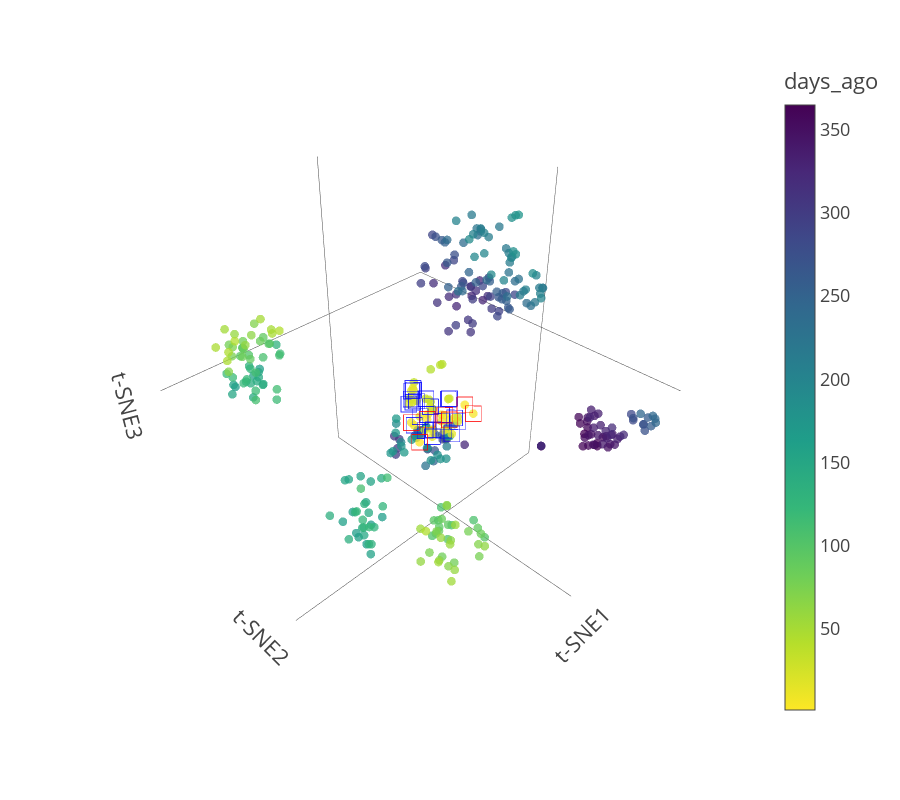

The code cell stored with this chart in its notebook:
### Code cell
# Prep the data
df_numeric = model_df.drop(columns='date_column', errors='ignore')
df_numeric = df_numeric.fillna(0)

# Standardize using Min-Max Scaling
scaler = MinMaxScaler()
df_scaled = pd.DataFrame(scaler.fit_transform(df_numeric), columns=df_numeric.columns).iloc[-365:, :]

# t-SNE dimensionality reduction
tsne = TSNE(n_components=3, random_state=2225, perplexity=30, n_iter=1000)
tsne_results = tsne.fit_transform(df_scaled)

# Add t-SNE results back to the DataFrame
df_scaled['t-SNE1'] = tsne_results[:, 0]
df_scaled['t-SNE2'] = tsne_results[:, 1]
df_scaled['t-SNE3'] = tsne_results[:, 2]

# Add back in a date col for hover labeling
df_scaled['date'] = pd.to_datetime(model_df['date_column'].iloc[-100:])  # Ensure correct slicing
df_scaled['Date'] = df_scaled['date'].dt.strftime('%m-%d-%Y')  # Format as DD-MM-YYYY
df_scaled['days_ago'] = range(len(df_scaled), 0, -1)

# Label which days the data come from
df_scaled['Label'] = 'All Others'
df_scaled.loc[df_scaled.tail(30).head(23).index, 'Label'] = 'Last 30 Days'
df_scaled.loc[df_scaled.tail(7).index, 'Label'] = 'Last 7 Days'

# Create a new column for year to use as gradient coloring
df_scaled['Year'] = df_scaled['date'].dt.year

# Interactive Plotly visualization with hover displaying the date
fig = px.scatter_3d(
    df_scaled, 
    x='t-SNE1', 
    y='t-SNE2', 
    z='t-SNE3', 
    color='days_ago', 
    color_continuous_scale=px.colors.sequential.Viridis[::-1],
    hover_data={'Date': True}  # Show formatted date on hover
)

# Adjust marker size and opacity for the main plot
fig.update_traces(marker=dict(size=3, opacity=0.75))

# Add markers for "Last 30 Days"
last_30_days = df_scaled[df_scaled['Label'] == 'Last 30 Days']
fig.add_trace(
    px.scatter_3d(
        last_30_days,
        x='t-SNE1',
        y='t-SNE2',
        z='t-SNE3',
    ).data[0].update(
        marker=dict(size=6, color='blue', symbol='square-open', opacity=0.8), 
        hoverinfo="none"
    )
)

# Add markers for "Last 7 Days"
last_7_days = df_scaled[df_scaled['Label'] == 'Last 7 Days']
fig.add_trace(
    px.scatter_3d(
        last_7_days,
        x='t-SNE1',
        y='t-SNE2',
        z='t-SNE3',
        hover_data={'Date': False}  # Include date on hover
    ).data[0].update(
        marker=dict(size=6, color='red', symbol='square-open', opacity=0.8), 
        hoverinfo="none"
    )
)

# Adjust figure layout height
fig.update_layout(
    height=800, 
    template="presentation",
    scene=dict(
        xaxis=dict(showgrid=False, showticklabels=False),
        yaxis=dict(showgrid=False, showticklabels=False),
        zaxis=dict(showgrid=False, showticklabels=False),
        aspectmode='cube',
        bgcolor="white"
    ),
)

# Show the figure
fig.show()

### Figure 1 — Plotly figure (JSON) as saved in the notebook; plotly's stock layout.template omitted (floating-point values rounded to 4 significant figures; data arrays with more than 128 entries replaced by an {"elided": "..."} marker saying what was removed)
{"data": [{"customdata": {"elided": "365x1 str values"}, "hovertemplate": "t-SNE1=%{x}<br>t-SNE2=%{y}<br>t-SNE3=%{z}<br>Date=%{customdata[0]}<br>days_ago=%{marker.color}<extra></extra>", "legendgroup": "", "marker": {"color": {"elided": "365 int values"}, "coloraxis": "coloraxis", "opacity": 0.75, "size": 3, "symbol": "circle"}, "mode": "markers", "name": "", "scene": "scene", "showlegend": false, "type": "scatter3d", "x": {"elided": "365 float values"}, "y": {"elided": "365 float values"}, "z": {"elided": "365 float values"}}, {"hoverinfo": "none", "hovertemplate": "t-SNE1=%{x}<br>t-SNE2=%{y}<br>t-SNE3=%{z}<extra></extra>", "legendgroup": "", "marker": {"color": "blue", "opacity": 0.8, "size": 6, "symbol": "square-open"}, "mode": "markers", "name": "", "scene": "scene", "showlegend": false, "type": "scatter3d", "x": [-2.91, -1.519, -1.829, -4.469, -4.367, -2.873, -2.376, -1.878, -1.069, -1.33, -3.357, -2.681, -2.108, -1.498, -0.8756, -0.2318, -1.447, -2.187, -2.276, -1.453, -1.37, -1.437, -0.03641], "y": [-5.142, -4.868, -5.467, -4.376, -4.384, -4.636, -5.52, -5.338, -4.854, -4.866, -2.771, -1.823, -2.779, -2.166, -3.079, -2.891, -4.85, -1.875, -2.707, -2.97, -2.813, -3.414, -3.232], "z": [-5.812, -4.119, -5.406, -6.267, -6.262, -6.243, -5.914, -5.646, -5.092, -4.09, -6.521, -5.91, -5.494, -5.386, -6.351, -4.618, -3.907, -6.759, -6.973, -7.21, -6.412, -5.444, -5.451]}, {"customdata": [["04-13-2025"], ["04-14-2025"], ["04-15-2025"], ["04-16-2025"], ["04-17-2025"], ["04-18-2025"], ["04-19-2025"]], "hoverinfo": "none", "hovertemplate": "t-SNE1=%{x}<br>t-SNE2=%{y}<br>t-SNE3=%{z}<extra></extra>", "legendgroup": "", "marker": {"color": "red", "opacity": 0.8, "size": 6, "symbol": "square-open"}, "mode": "markers", "name": "", "scene": "scene", "showlegend": false, "type": "scatter3d", "x": [-0.07537, -3.621, -4.029, -2.281, -3.701, -1.164, -0.2506], "y": [-3.546, -3.529, -1.678, -2.652, -2.185, -3.192, -2.946], "z": [-5.42, -7.288, -5.917, -5.569, -5.216, -5.586, -6.947]}], "layout": {"coloraxis": {"colorbar": {"title": {"text": "days_ago"}}, "colorscale": [[0, "#fde725"], [0.1111, "#b5de2b"], [0.2222, "#6ece58"], [0.3333, "#35b779"], [0.4444, "#1f9e89"], [0.5556, "#26828e"], [0.6667, "#31688e"], [0.7778, "#3e4989"], [0.8889, "#482878"], [1, "#440154"]]}, "height": 800, "legend": {"tracegroupgap": 0}, "margin": {"t": 60}, "scene": {"aspectmode": "cube", "bgcolor": "white", "domain": {"x": [0, 1], "y": [0, 1]}, "xaxis": {"showgrid": false, "showticklabels": false, "title": {"text": "t-SNE1"}}, "yaxis": {"showgrid": false, "showticklabels": false, "title": {"text": "t-SNE2"}}, "zaxis": {"showgrid": false, "showticklabels": false, "title": {"text": "t-SNE3"}}}}}
